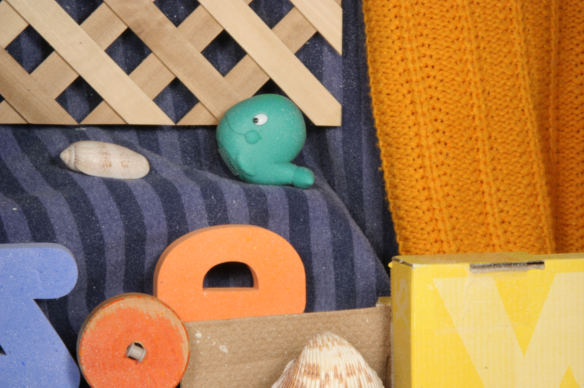
#> input picture test/data/rubber_whale.png, 584 x 388 px
$ python np_filter.py
#> lines starting #> are read from the running program, lines starting #| are printed output that depends on the picture; after the words box and inside, x2 and y2 are one past the last pixel; in counts of white or black regions, pixels touching at a corner belong together
import numpy as np
import imageio
import matplotlib.pyplot as plt

if __name__ == '__main__':
    image = imageio.imread('./data/rubber_whale.png')
#> image is the input picture: shape (388, 584, 3); mean R, G, B 163.2, 126.5, 87
    print("shape of image:", image.shape)
#| shape of image: (388, 584, 3)
    fig = plt.figure()
    plt.imshow(image)

    green_screen_mask = (image[:, :, 1] > 100) & (image[:, :, 2] > 50)
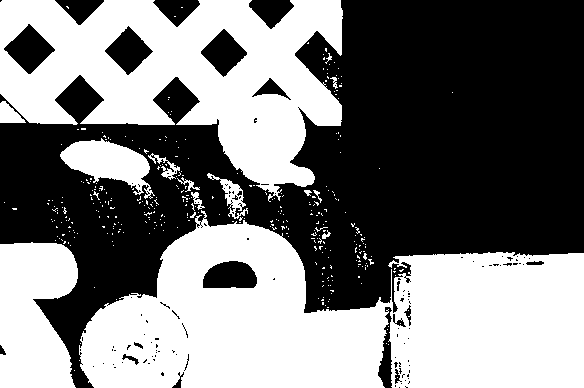
#> green_screen_mask: shape (388, 584) bool; 48.5% white; 343 white regions (329 under 20 px), largest, box (x1, y1, x2, y2) and area: (79, 210, 584, 388) 58941, (0, 0, 343, 202) 36406, (0, 242, 78, 388) 9339
    print("shape of green_screen_mask:", green_screen_mask.shape)
#| shape of green_screen_mask: (388, 584)

    image[green_screen_mask] = [0, 0, 0] # Remove green background
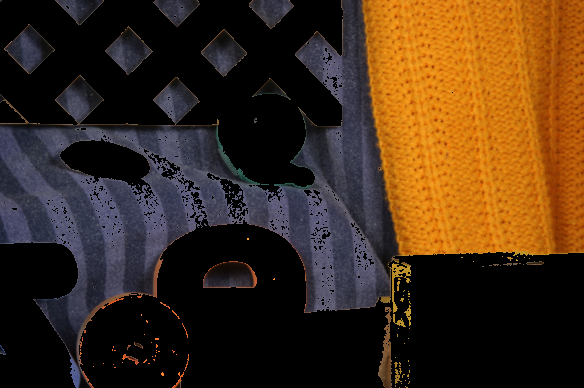
#> image: shape (388, 584, 3); mean R, G, B 65.7, 44.3, 25.2
    fig2 = plt.figure()
    plt.imshow(image)
    plt.show()

    # pause, waiting for key press
    key = input("Press any key to exit")

$ run again, with test/data/frame09.png copied over test/data/rubber_whale.png
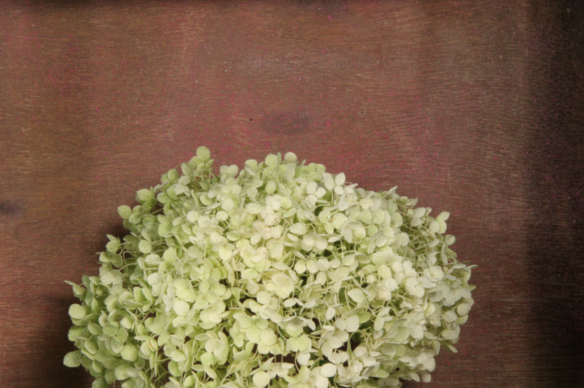
#> input picture test/data/frame09.png, 584 x 388 px
#> image is the input picture: shape (388, 584, 3); mean R, G, B 125.2, 101.7, 74.5
#| shape of image: (388, 584, 3)
#> `green_screen_mask = (image[:, :, 1] > 100) & (image[:, :, 2] > 50)`:
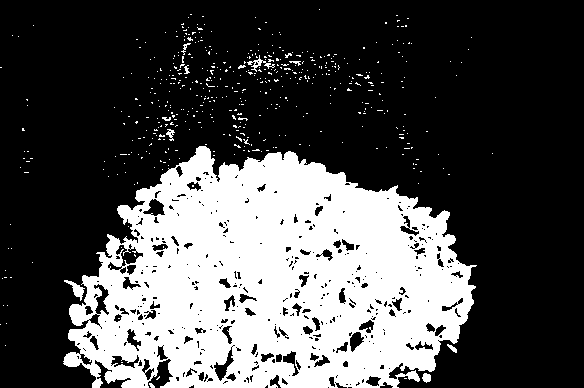
#> green_screen_mask: shape (388, 584) bool; 30.5% white; 495 white regions (484 under 20 px), largest, box (x1, y1, x2, y2) and area: (63, 146, 477, 388) 67165, (64, 280, 85, 301) 154, (247, 55, 275, 72) 119
#| shape of green_screen_mask: (388, 584)
#> `image[green_screen_mask] = [0, 0, 0]`:
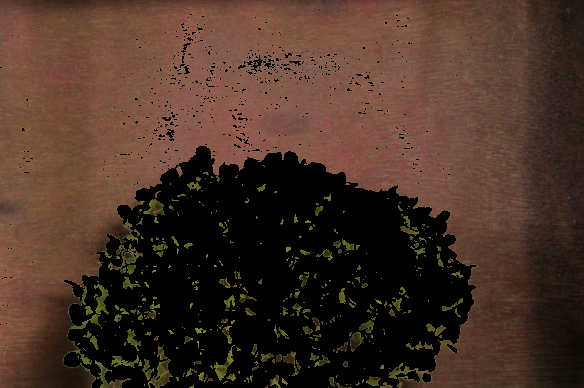
#> image: shape (388, 584, 3); mean R, G, B 71.8, 49.4, 37.8
